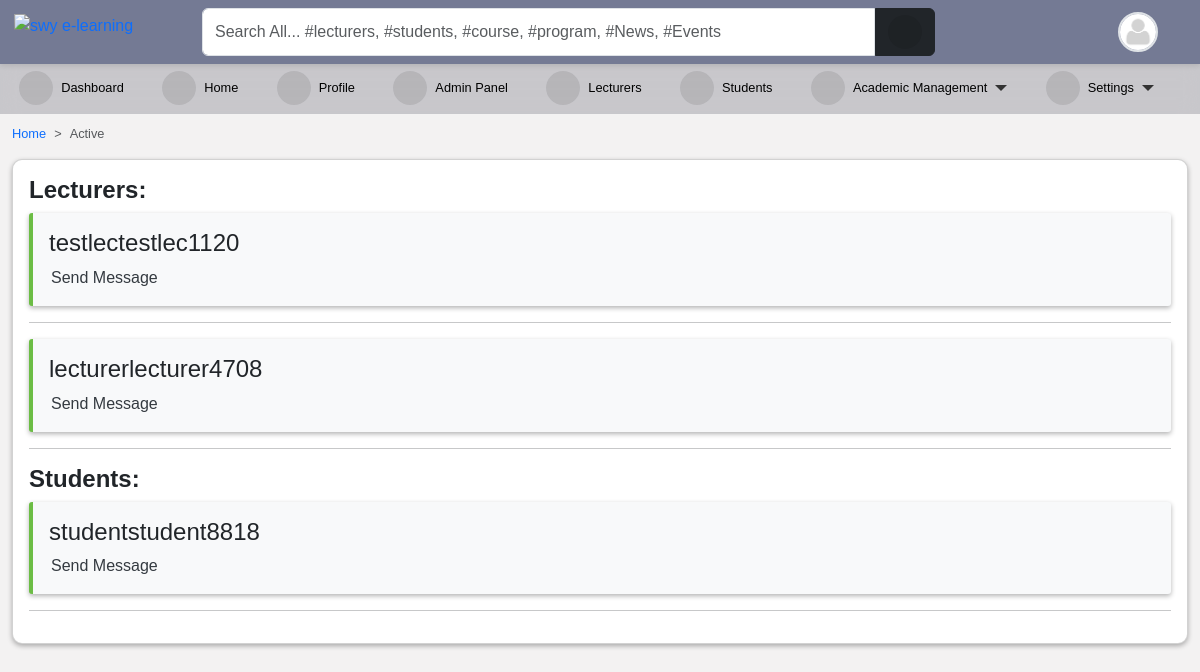
/chat/active_lecturers/ (signed in), run on the app's committed database.
### accounts/models.py (models this page shows, shortened)
class User(AbstractUser):
    is_student = models.BooleanField(default=False)
    is_lecturer = models.BooleanField(default=False)
    gender = models.CharField(max_length=1, choices=GENDERS, blank=True, null=True)
    phone = models.CharField(max_length=60, blank=True, null=True)
    address = models.CharField(max_length=60, blank=True, null=True)
    picture = models.ImageField(
        upload_to="profile_pictures/%y/%m/%d/", default="default.png", null=True
    )
    email = models.EmailField(blank=True, null=True)
    username_validator = ASCIIUsernameValidator()
    objects = CustomUserManager()
    class Meta:
        ordering = ("-date_joined",)
    @property
    def get_user_role(self):
        if self.is_superuser:
            role = "Admin"
        elif self.is_student:
            role = "Student"
        elif self.is_lecturer:
            role = "Lecturer"
        return role

### chat/views.py (the view)
# urls.py: path('active_lecturers/',views.all_active_users,name='active_users'),
def all_active_users(request):
    all_active_lecturers=User.objects.filter(is_lecturer=True)
    all_active_students=User.objects.filter(is_student=True)
    context={
        'lecturers':all_active_lecturers,
        'students':all_active_students
    }
    return render(request,'chat/active_list.html',context)

### templates/chat/active_list.html (shortened to what this page needs)
{% extends "base.html" %}
{% load class_name %}
{% block content %}
<nav style="--bs-breadcrumb-divider: '>';" aria-label="breadcrumb">
    <ol class="breadcrumb">
        <li class="breadcrumb-item"><a href="/">Home</a></li>
        <li class="breadcrumb-item active" aria-current="page">Active</li>
    </ol>
</nav>
<div class="card p-3" style="box-shadow: 0px 2px 5px 0px rgba(0, 0, 0, 0.3); border-radius: 10px;">
    <h4><b>Lecturers:</b></h4>
    {% for lecturer in lecturers %}
           {% if lecturer.is_authenticated %}
            <div class="col-12 class-item">
                <h4>{{ lecturer.username }}</b></h4>
                <a href="{% url 'room' lecturer.username %}"> Send Message </a>
            </div><hr>
            {% else %}
            <div class="col-12 class-item">
                <h4>{{ lecturer.username }}</b></h4>
            </div><hr>
            {% endif %}
    {% endfor %}
    <h4><b>Students:</b></h4>
    {% for student in students %}
           {% if student.is_authenticated %}
            <div class="col-12 class-item">
                <h4>{{ student.username }}</b></h4>
                <a href="{% url 'room' student.username %}"> Send Message </a>
            </div><hr>
            {% else %}
            <div class="col-12 class-item">
                <h4>{{ student.username }}</b></h4>
            </div><hr>
            {% endif %}
    {% endfor %}
{% endblock content %}

### templates/navbar.html (shortened to what this page needs)
{% load static %}
<div id="top-navbar" class="py-2 top-navbar">
	<div class="container">
		<a href="/" class="head-logo">
			<img src="{% static 'img/swy e-learning.jpg' %}" width="40px" alt="swy e-learning">
		</a>
		<div class="nav-wrapper">
			<form class="form-header" action="{% url 'query' %}" method="GET">
				<input id="primary-search" class="form-control rounded-end-0" type="text" name="q" value="{{ request.GET.q }}"
					placeholder="Search All... #lecturers, #students, #course, #program, #News, #Events" required />
				<button class="btn btn-dark rounded-start-0" type="submit">
					<i class="fas fa-search"></i>
				</button>
			</form>
			<div class="dropdown index">
				<div class="avatar border border-2" type="button" data-bs-toggle="dropdown" aria-expanded="false">
					<img src="{{ request.user.picture.url }}">
				</div>
			</div>
		</div>
	</div>
</div>

### static/scss/style1.css (style rules this page uses)
*, body { font-family: "Rubik", sans-serif; }
body { background-color: #f3f2f2; }
#top-navbar { position: fixed; top: 0; right: 0; -webkit-margin-start: -10px; z-index: 90; padding: 0; background: #747a94; box-shadow: 0px 2px 5px 0px rgba(0, 0, 0, 0.1); transition: 0.3s; margin: 0; }
#top-navbar .container { display: flex; background-color: transparent; position: relative; }
#top-navbar .nav-wrapper { display: flex; flex-wrap: wrap; justify-content: space-between; align-items: center; width: 100%; margin-left: 10rem; background-color: transparent; }
#top-navbar .nav-wrapper .form-header { display: flex; flex: 0.8; }
#top-navbar .nav-wrapper .form-header button { flex: 0.1; }
#top-navbar { left: 0; }
.avatar { width: 40px; height: 40px; border-radius: 50%; overflow: hidden; }
.avatar img { width: 100%; height: 100%; -o-object-fit: cover; object-fit: cover; }
a { color: var(--bs-primary); text-decoration: none; }
.fas, .fa { font-size: 16px; display: inline-flex; align-items: center; justify-content: center; width: 34px; height: 34px; background-color: rgba(0, 0, 0, 0.093); border-radius: 50%; }

### templates/aside.html (style rules this page uses)
li { font-size: .8rem; }

### templates/navbar.html (style rules this page uses)
.head-logo { position: absolute; left: -1rem; top: 0.3rem; }

### templates/chat/active_list.html (style rules this page uses)
.class-item { display: block; border-left: 4px solid #6cbd45; padding: 1rem !important; background: #f8f9fa; border-radius: 3px; box-shadow: 0px 2px 5px 0px rgba(0, 0, 0, 0.3); transition: .5s; }
.class-item a { padding: 2px; color: #343a40; text-decoration: none; transition: .5s; }

### data on the page
User: user.picture (placeholder picture)
User: username "testlectestlec1120"
User: username "lecturerlecturer4708"
User: username "studentstudent8818"
